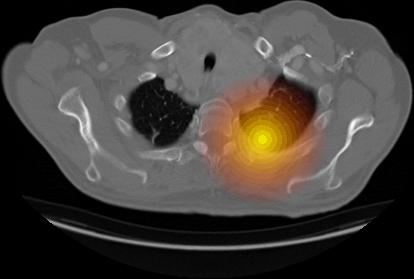
#> input picture backend/uploads/000170_gradcam.jpg, 414 x 279 px
$ python -i dummy_ai.py   (imports and definitions only)
#> lines starting #> are read from the running program, lines starting #| are printed output that depends on the picture
import random
import os

def predict_disease(filepath, scan_type, symptoms):
    # Mocking multimodal prediction based on scan type and symptoms text inputs
    # Simulate a robust decision tree handling various inputs

    results = {
        'X-Ray': [
            {"label": "Pneumonia", "confidence": "0.942", "risk_level": "High", "recommendations": ["Antibiotics course", "Rest", "Consult Pulmonologist"]},
            {"label": "Tuberculosis", "confidence": "0.891", "risk_level": "High", "recommendations": ["Isolation", "TB Medication Course"]},
            {"label": "Normal File", "confidence": "0.985", "risk_level": "Low", "recommendations": ["Maintain healthy lifestyle", "Routine checkups"]},
            {"label": "COVID-19", "confidence": "0.875", "risk_level": "Critical", "recommendations": ["Quarantine", "Monitor Oxygen"]}
        ],
        'MRI': [
            {"label": "Brain Tumor (Glioma)", "confidence": "0.918", "risk_level": "Critical", "recommendations": ["Immediate Oncology Consultation", "Surgery Planning"]},
            {"label": "Mild Cognitive Impairment", "confidence": "0.824", "risk_level": "Moderate", "recommendations": ["Cognitive Therapy", "Neurologist Follow-up"]}
        ],
        'CT Scan': [
            {"label": "Lung Nodule", "confidence": "0.870", "risk_level": "Moderate", "recommendations": ["Biopsy", "Regular Monitoring"]},
            {"label": "Hemorrhage", "confidence": "0.956", "risk_level": "Critical", "recommendations": ["Emergency Surgery", "ICU Admission"]}
        ]
    }

    options = results.get(scan_type, results['X-Ray'])

    # Simple semantic trick with "symptoms"
    if "cough" in symptoms.lower():
        # Force a respiratory issue for demo sake
        if scan_type == 'X-Ray':
            return results['X-Ray'][0] # Pneumonia
    if "headache" in symptoms.lower():
        if scan_type == 'MRI':
            return results['MRI'][0] # Brain Tumor

    return random.choice(options)

import numpy as np
from PIL import Image, ImageDraw

def generate_heatmap(filepath):
    # Load original image
#> called with filepath = '../uploads/000170_gradcam.jpg'
    try:
        img = Image.open(filepath).convert("RGB")
#> img is the input picture: PIL image 414x279 RGB; mean R, G, B 71.2, 66.1, 61.3
    except Exception as e:
        print("Error opening image:", e)
        return ""

    width, height = img.size
#> width = 414; height = 279

    # Create a dummy "heatmap" (radial gradient or blobs)
    heatmap = Image.new('RGBA', (width, height), (0, 0, 0, 0))
#> heatmap: PIL image 414x279 RGBA; every value is 0
    d = ImageDraw.Draw(heatmap)

    # Draw a random hot spot (red/yellow blob)
    center_x = random.randint(int(width * 0.2), int(width * 0.8))
#> center_x = 298
    center_y = random.randint(int(height * 0.2), int(height * 0.8))
#> center_y = 153
    radius = min(width, height) // 4
#> radius = 69

    # Simple radial gradient simulation for the hot spot
    for r in range(radius, 0, -5):
        alpha = int(255 * (1 - r/radius))
        # Blue/Green/Red heatmap colors: hot center
        color = (255, max(0, 255 - int(255 * (r/radius))), 0, alpha)
        d.ellipse([center_x - r, center_y - r, center_x + r, center_y + r], fill=color)

    # Blend the original image and the heatmap
    img = img.convert("RGBA")
#> img: PIL image 414x279 RGBA
    blended = Image.alpha_composite(img, heatmap).convert("RGB")
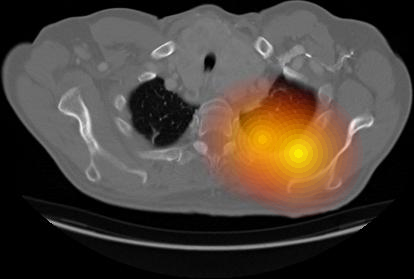
#> blended: PIL image 414x279 RGB; mean R, G, B 75.4, 66.7, 58.6

    # Save the new Grad-CAM image
    base, ext = os.path.splitext(filepath)
    heatmap_filepath = f"{base}_gradcam.jpg"
    blended.save(heatmap_filepath, 'JPEG')

    return os.path.basename(heatmap_filepath)

>>> result = generate_heatmap('../uploads/000170_gradcam.jpg')

$ run again, on backend/uploads/Y3_gradcam.jpg
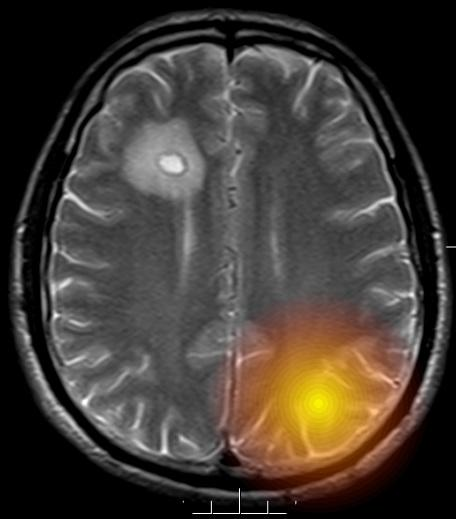
#> input picture backend/uploads/Y3_gradcam.jpg, 456 x 519 px
#> in generate_heatmap, img is the input picture: PIL image 456x519 RGB; mean R, G, B 67.1, 60.2, 53.4
#> heatmap: PIL image 456x519 RGBA; every value is 0
#> img: PIL image 456x519 RGBA
#> in generate_heatmap, `blended = Image.alpha_composite(img, heatmap).convert("RGB")`:
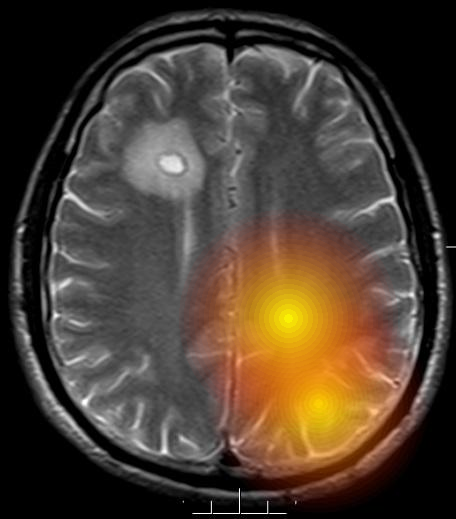
#> blended: PIL image 456x519 RGB; mean R, G, B 74.4, 61.9, 49.6

$ run again, on backend/uploads/Y6_gradcam.jpg
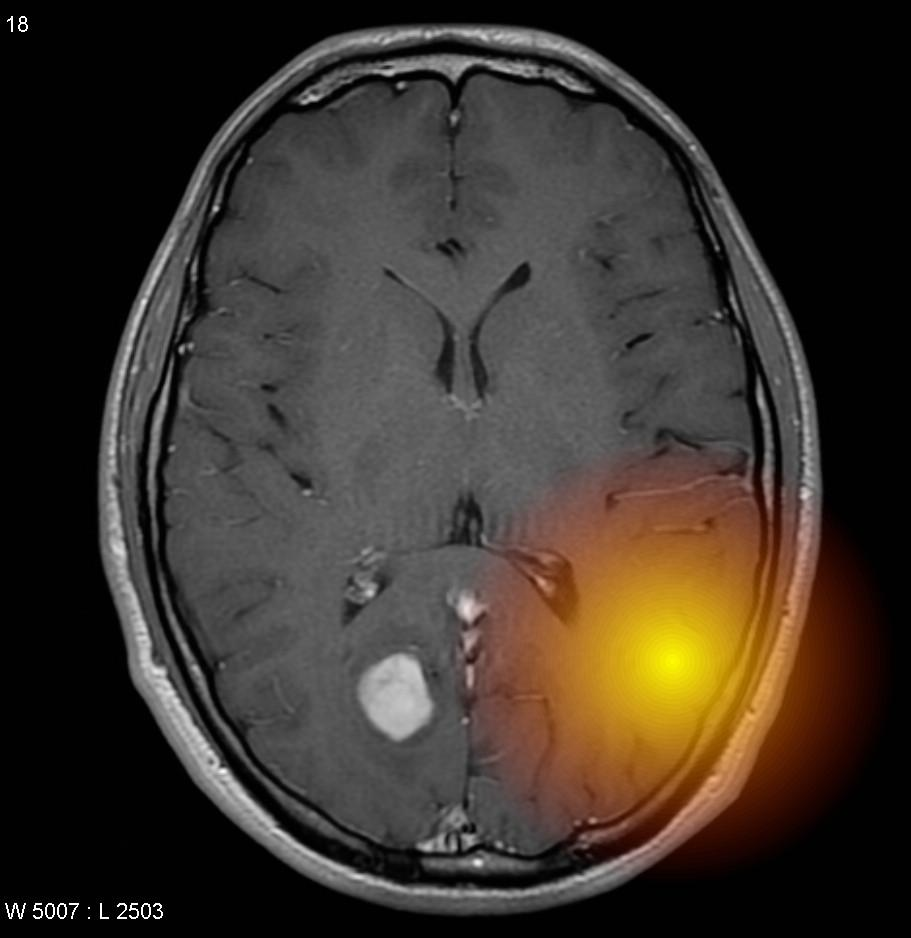
#> input picture backend/uploads/Y6_gradcam.jpg, 911 x 938 px
#> in generate_heatmap, img is the input picture: PIL image 911x938 RGB; mean R, G, B 59, 51.2, 43.5
#> heatmap: PIL image 911x938 RGBA; every value is 0
#> img: PIL image 911x938 RGBA
#> in generate_heatmap, `blended = Image.alpha_composite(img, heatmap).convert("RGB")`:
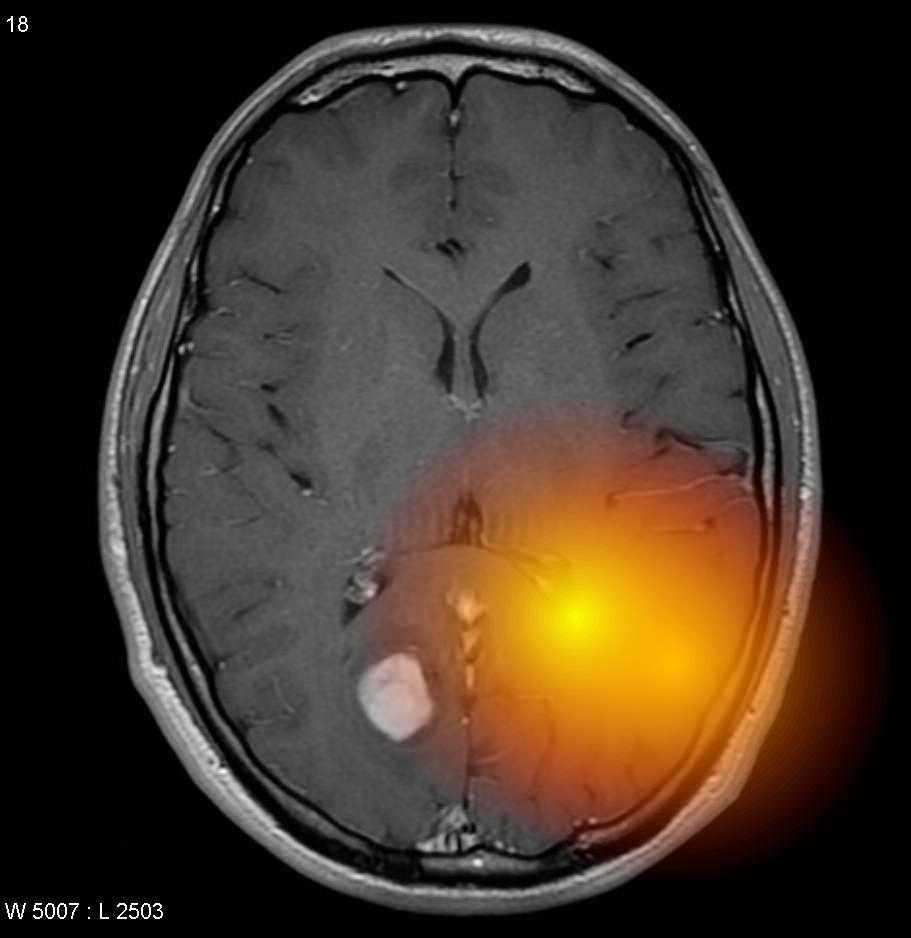
#> blended: PIL image 911x938 RGB; mean R, G, B 65.7, 52.6, 40.3
